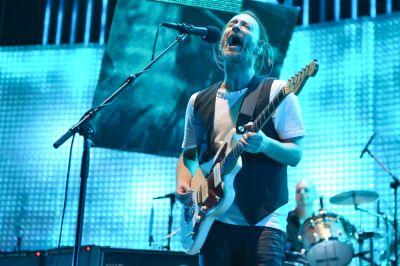
%> input picture images/radio.jpg, 400 x 266 px
$ octave 'kadai2 - コピー.m'   (GNU Octave 9; MATLAB toolbox functions it lacks are replaced by stand-ins)
%> lines starting %> are read from the running program, lines starting %| are printed output that depends on the picture; in (x1, y1, x2, y2) boxes, pixels count from 0 and x2, y2 are one past the last pixel; in counts of white or black regions, pixels touching at a corner belong together; the program's own positions count from 1
% 壽戣俀丂奒挷悢偲媈帡椫妔
% 俀奒挷丆係奒挷丆俉奒挷偺夋憸傪惗惉偣傛丏

clear; % 曄悢偺僆乕儖僋儕傾

ORG=imread('radio.jpg'); % 尨夋憸偺擖椡
%> ORG is the input picture: size 266x400x3 uint8; mean R, G, B 54.4, 150.1, 174
ORG = rgb2gray(ORG); imagesc(ORG); colormap(gray); colorbar;
 axis image; % 夋憸偺昞帵
pause; % 堦帪掆巭

% 俀奒挷夋憸偺惗惉
IMG = ORG>128;
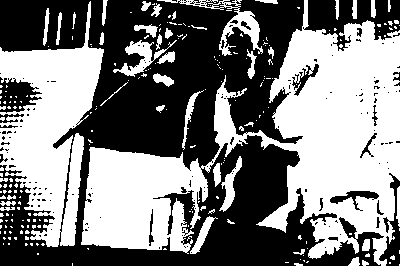
%> IMG: size 266x400 logical; 49.5% white; 229 white regions (187 under 20 px), largest, box (x1, y1, x2, y2) and area: (81, 0, 400, 266) 33841, (0, 1, 104, 247) 12681, (157, 0, 263, 56) 1073
imagesc(IMG); colormap(gray); colorbar;  axis image;
pause;

% 係奒挷夋憸偺惗惉
IMG0 = ORG>64;
%> IMG0: size 266x400 logical; 73.9% white; 169 black regions (132 under 20 px), largest, box (x1, y1, x2, y2) and area: (54, 90, 303, 266) 12582, (162, 4, 224, 90) 2480, (0, 0, 48, 47) 2029
IMG1 = ORG>128;
IMG2 = ORG>192;
%> IMG2: size 266x400 logical; 20.1% white; 419 white regions (376 under 20 px), largest, box (x1, y1, x2, y2) and area: (265, 69, 377, 232) 7521, (0, 49, 101, 176) 3987, (108, 157, 176, 249) 3464
IMG = IMG0 + IMG1 + IMG2;
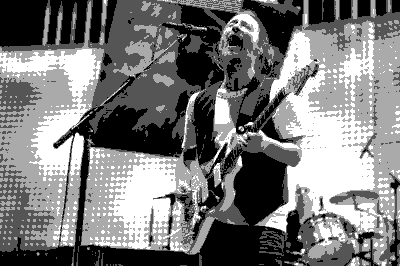
%> IMG: size 266x400 double; min 0, max 3, mean 1.43; drawn with min black and max white
imagesc(IMG); colormap(gray); colorbar;  axis image;
pause;

% 俉奒挷夋憸偺惗惉
IMG0 = ORG>32;
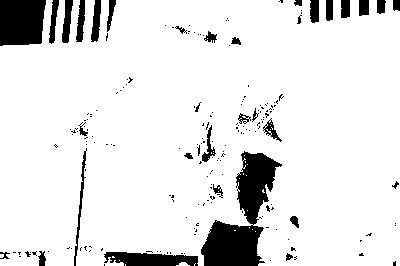
%> IMG0: size 266x400 logical; 89.8% white; 197 black regions (164 under 20 px), largest, box (x1, y1, x2, y2) and area: (201, 151, 282, 266) 4104, (0, 0, 46, 46) 1944, (104, 252, 198, 266) 996
IMG1 = ORG>64;
IMG2 = ORG>96;
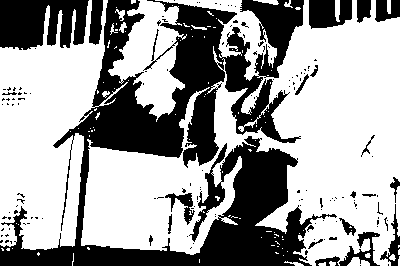
%> IMG2: size 266x400 logical; 62.3% white; 147 black regions (124 under 20 px), largest, box (x1, y1, x2, y2) and area: (0, 0, 337, 266) 32029, (0, 0, 89, 50) 3583, (309, 0, 352, 29) 1004
IMG3 = ORG>128;
IMG4 = ORG>160;
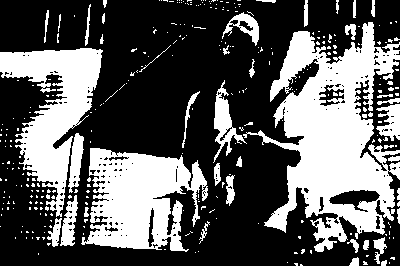
%> IMG4: size 266x400 logical; 36.2% white; 315 white regions (274 under 20 px), largest, box (x1, y1, x2, y2) and area: (243, 22, 400, 252) 16435, (81, 148, 208, 252) 8288, (0, 48, 103, 217) 7468
IMG5 = ORG>192;
IMG6 = ORG>224;
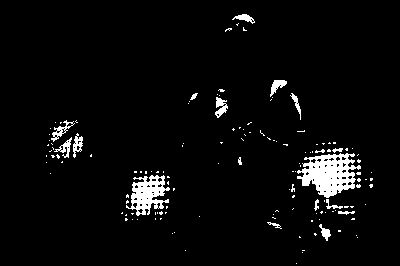
%> IMG6: size 266x400 logical; 4% white; 140 white regions (122 under 20 px), largest, box (x1, y1, x2, y2) and area: (297, 153, 361, 198) 1651, (126, 175, 170, 216) 930, (215, 97, 228, 118) 148
IMG = IMG0 + IMG1 + IMG2 + IMG3 + IMG4 + IMG5 + IMG6;
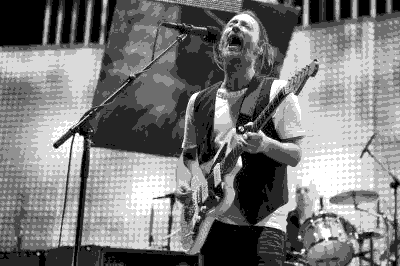
%> IMG: size 266x400 double; min 0, max 7, mean 3.36; drawn with min black and max white
imagesc(IMG); colormap(gray); colorbar;  axis image;
